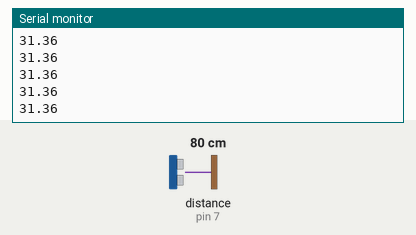
This sketch was run on a simulated Arduino Uno, built with avr-gcc and run on an emulated ATmega328P. Shown: the last lines printed to the serial monitor. Wiring (inferred from the names in the program): ultrasonic range finder: trigger pin 6; echo pin 7. The test bench sets the inputs (shaded band); at power-on: distance to the obstacle (sensor on pin 7) 80 cm. The echo pulse lasts 58.3 µs per cm.

Above: at 1.2 s.
1.3 s: distance to the obstacle (sensor on pin 7) set to 2 cm
At 1.52 s:
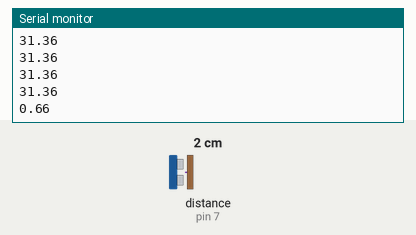
2.8 s: distance to the obstacle (sensor on pin 7) set to 4 cm
At 2.87 s:
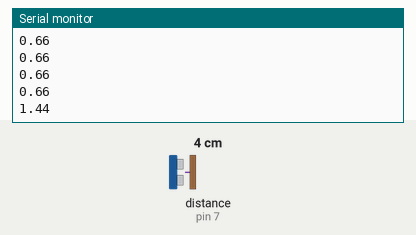
Timing chart, 0 to 5.8 s (numbered marks = the images above; inputs shaded):
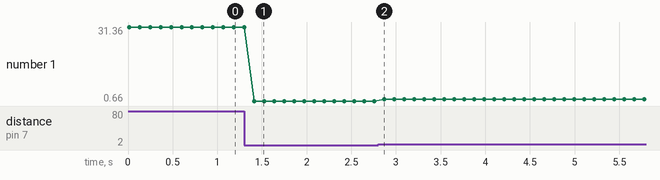

Measured:
- after the input at 1.3 s, the serial monitor: prints a new line after 0.11 s (image 1)
- after the input at 2.8 s, the serial monitor: prints a new line after 0.07 s (image 2)
- plotted number 1: 31.36 → 0.66 after the input at 1.3 s, 0.66 → 1.44 after the input at 2.8 s

The sketch:

_05_LearnPingResolution.ino
```cpp
byte triggerPin = 6;
byte echoPin = 7;

//=== INITIALIZATIONS ===

void InitializeRobot() {
  Serial.begin (9600);

  pinMode(triggerPin, OUTPUT);
  pinMode(echoPin, INPUT);
}


//=== DISTANCE SENSOR ===
float GetDistance() {
  delay(10); // Make sure we don't ping too often.
  digitalWrite(triggerPin, HIGH);
  delayMicroseconds(1000);
  digitalWrite(triggerPin, LOW);
  int duration = pulseIn(echoPin, HIGH);
  float distance = (duration/2) / 74.07;
  return distance;
}

void PrintDistance()
{
  float d = GetDistance();
  Serial.println(d);
}

//=== M A I N ===

// the setup routine runs once when you press reset:
void setup() {
  InitializeRobot();
}

// the loop routine runs over and over again forever:
void loop() {
  PrintDistance();
  delay(100);
}
```
